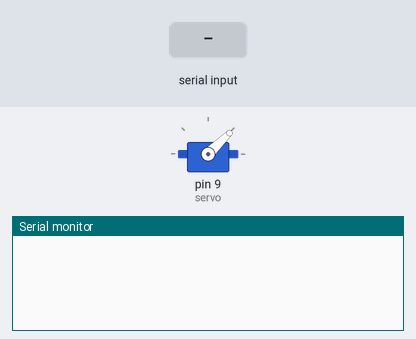
Recording of a sketch running on a simulated Arduino Uno, built with avr-gcc and run on an emulated ATmega328P. Shown: servo, the last lines printed to the serial monitor. The test bench sets the inputs (shaded band).

Above: at 1.2 s.
1.3 s: "90,45\n" received over Serial
At 2.5 s:
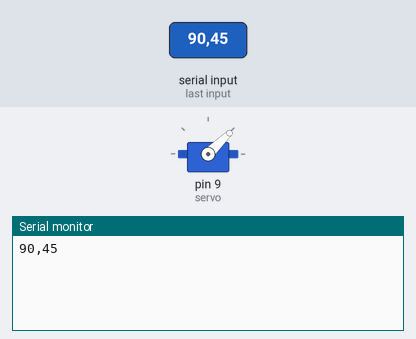
2.8 s: "5\n" received over Serial
At 3.4 s:
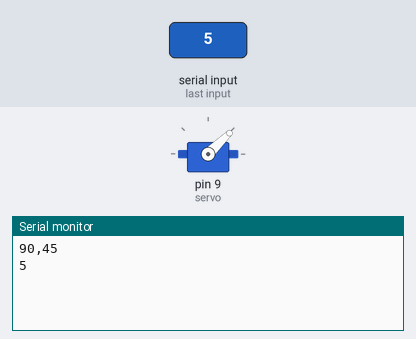

Measured:
- after the input at 1.3 s, the serial monitor: prints a new line at once (image 1)
- after the input at 2.8 s, the serial monitor: prints a new line at once (image 2)

The sketch:

Purebas_servo_ms.ino
```cpp
#include <Servo.h>

Servo servo;
char val;
String readString;
int mseconds;

void setup()
{
  Serial.begin(9600);
    servo.attach(9);
  servo.writeMicroseconds(1000);

}

void loop() {
  while(Serial.available()){
    val = Serial.read();
    readString += val;
    delay(2);
    }

  if(readString.length()>0){
  Serial.print(readString);
  mseconds = readString.toInt();
  if(mseconds>= 450 && mseconds <= 2500){
    Serial.print("Microseconds: ");
    Serial.println(mseconds);
    servo.writeMicroseconds(mseconds);
    }
    readString = "";
  }
}
```
